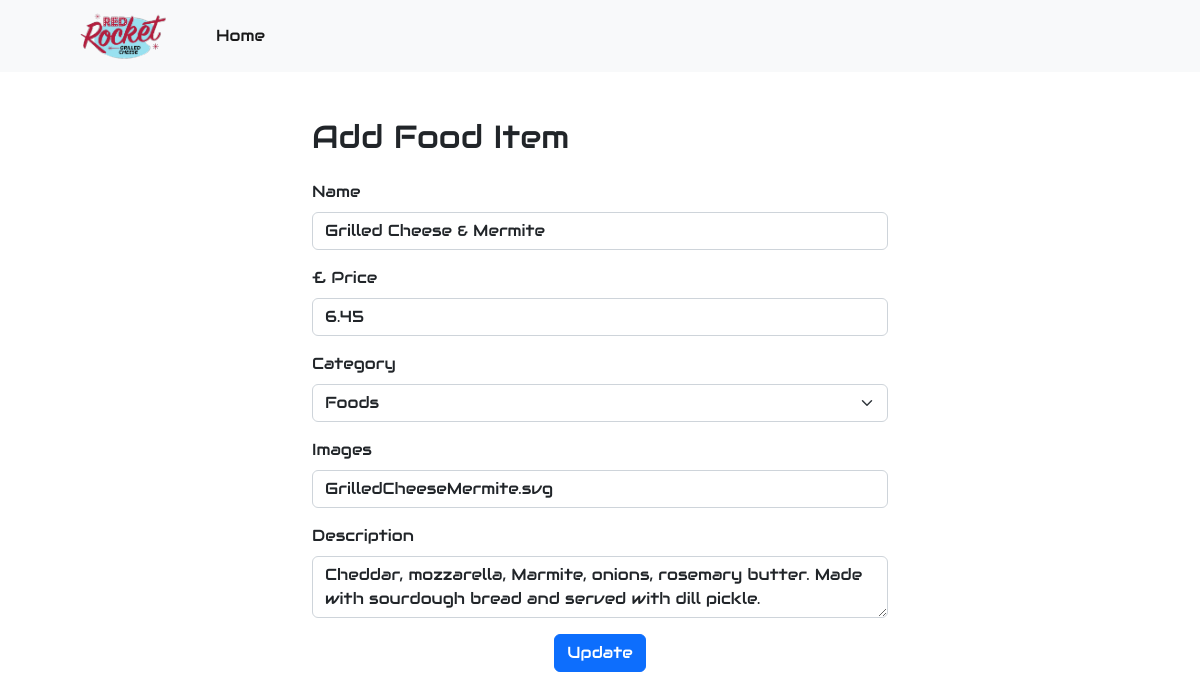
/admin/edit_food_item/1, run on the app's committed database.
### app/models.py (models this page shows)
class FoodItem(db.Model):
    id = db.Column(db.Integer, primary_key=True)  # Unique identifier for each food item
    name = db.Column(db.String(100), nullable=False)  # Name of the food item, cannot be null
    description = db.Column(db.String(250), nullable=True)  # Optional description of the food item
    price = db.Column(db.Float, nullable=False)  # Price of the food item, cannot be null
    category = db.Column(db.String(100), nullable=False)  # Category of the food item, cannot be null
    image_filename = db.Column(db.String(100), nullable=True)  # Optional filename for an image of the food item

### app/routes.py (the view, shortened to what this page needs)
@app.route('/admin/edit_food_item/<int:item_id>', methods=['GET', 'POST'])
def edit_food_item(item_id):
    food_item = FoodItem.query.get_or_404(item_id)
    form = FoodItemForm(obj=food_item)
    return render_template('add_edit_food_item.html', form=form, title="Edit Food Item", food_item=food_item)

### app/forms.py
class FoodItemForm(FlaskForm):
    name = StringField('Name', validators=[DataRequired()])
    price = FloatField('Price', validators=[DataRequired()])
    description = TextAreaField('Description')
    image_filename = StringField('Images', validators=[DataRequired()])
    category = SelectField('Category', choices=[
        ('Drinks', 'Drinks'),
        ('Sweet', 'Sweet'),
        ('Foods', 'Foods'),
        ('Extras', 'Extras')
    ], validators=[DataRequired()])
    submit = SubmitField('Submit')

### app/templates/add_edit_food_item.html (shortened to what this page needs)
{% extends "base_admin.html" %}
{% block content %}
<div class="container mt-5 col-12 col-md-8 col-lg-6">
    <h2>{{ 'Edit' if form.submit.label.text == 'Update' else 'Add' }} Food Item</h2>
    <form action="" method="post" class="mt-4">
        <div class="form-group mb-3">
            {{ form.name.label(class="form-label") }}
            {{ form.name(class="form-control") }}
        </div>
        <div class="form-group mb-3">
            £ {{ form.price.label(class="form-label") }}
            {{ form.price(class="form-control") }}
        </div>
        <div class="form-group mb-3">
            {{ form.category.label(class="form-label") }}
            {{ form.category(class="form-control form-select") }}
        </div>
        <div class="form-group mb-3">
            {{ form.image_filename.label(class="form-label") }}
            {{ form.image_filename(class="form-control") }}
        </div>
        <div class="form-group mb-3">
            {{ form.description.label(class="form-label") }}
            {{ form.description(class="form-control") }}
        </div>
        <div class="text-center justify-content-between">
            <button type="submit" class="btn btn-primary ">{{ 'Update' if title == 'Edit Food Item' else 'Add' }}</button>
        </div>
    </form>
</div>
{% endblock %}

### data on the page
FoodItem: name "Grilled Cheese & Mermite", price "6.45", category "Foods", image_filename "GrilledCheeseMermite.svg", description "Cheddar, mozzarella, Marmite, onions, rosemary butter. Made with sourdough bread and served with dill pickle."

### other printed values
{{ 'Edit' if form.submit.label.text == 'Update' else 'Add' }} "Add"
{{ 'Update' if title == 'Edit Food Item' else 'Add' }} "Update"
